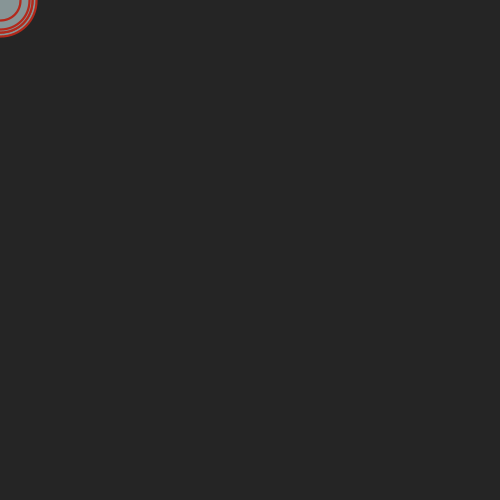
Frame 1 (no input)
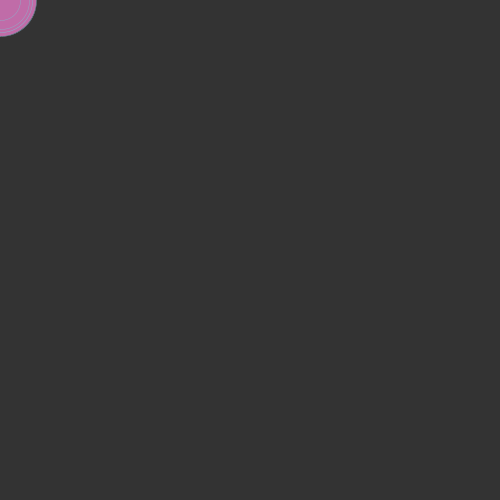
Frame 60 (the mouse pressed at the canvas centre just before this capture)
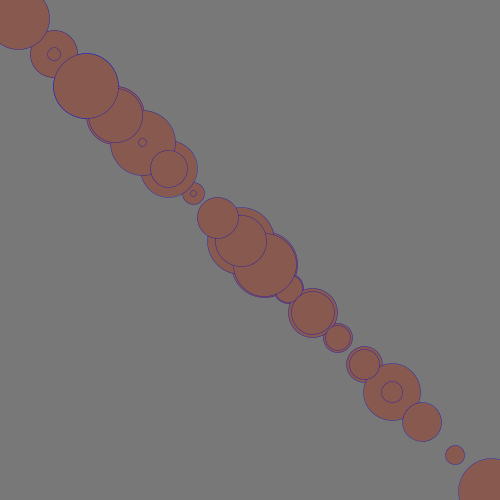
Frame 120 (the mouse held since frame 60 and released just before this capture)

The Processing sketch that drew these frames (run headless with seeded random() and noise(); from frame 60 on, the mouse is pressed at the canvas centre):

// Processing sketch: processing_78514
// ── processing_78514.pde

//PHOSPHENE GENERATOR
//Kevin Chen
//based on the Lissajous curve code by Ben Norskov
 
float spacing = QUARTER_PI*.1;
int num_balls = 100;
DrawBall[] balls = new DrawBall[num_balls];

float angle = 0;

void setup() {
  smooth();
  size(500, 500);
  float ang = 0;
  for (int i = 0; i<num_balls; i++) {
    balls[i] = new DrawBall(ang);
    ang += spacing;
  }
}
void draw() {
  background(random (255));
  fill(random (255), random (255), random (255));
  stroke (random (255), random (255), random (255));
  strokeWeight (random(5));
  float xx = map(mouseX, 0, width, 0, 6);
  float yy = map(mouseY, 0, height, 0, 6);
  for (int i = 0; i<num_balls; i++) {
    balls[i].update(xx, yy);
    balls[i].display();
  }
}

class DrawBall{
  float angle, speed, drift;
  float x_multi = 4.2; float y_multi = 1;
  float diam = random(75);
  float prev_x, prev_y;
  float direction = -1;
  
  DrawBall(float _ang) {
    angle = _ang;
    speed = HALF_PI*.1;
    drift = .1;
  }
  void update(float _x, float _y) {
    angle += (speed + drift)*direction;
    x_multi = _x;
    y_multi = _y;
    while (angle > TWO_PI) {
      angle -= TWO_PI;
    }
  }
  void display() {
    float center_x = mouseX;
    float center_y = mouseY;
    float x = tan(angle*x_multi)*300 + center_x;
    float y = tan(angle*y_multi)*300 + center_y;
    ellipse(x, y, diam, diam);
    prev_x = -x;
    prev_y = -y;
  }
}
